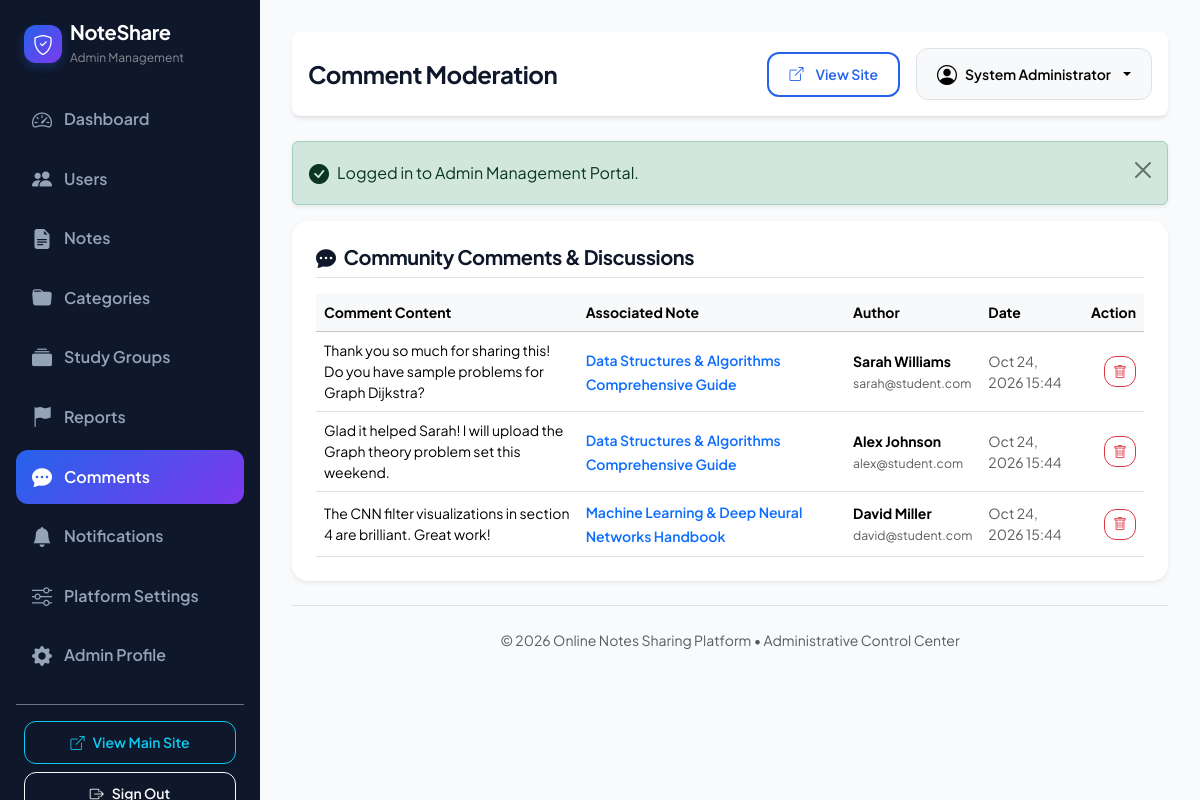
The app's page /online-notes-sharing/admin/comments.php (signed in) with its own data.
### tables this page shows
CREATE TABLE IF NOT EXISTS `users` (
    `id` INT AUTO_INCREMENT PRIMARY KEY,
    `name` VARCHAR(100) NOT NULL,
    `email` VARCHAR(150) NOT NULL UNIQUE,
    `password` VARCHAR(255) NOT NULL,
    `profile_image` VARCHAR(255) DEFAULT 'default_avatar.png',
    `bio` TEXT DEFAULT NULL,
    `role` ENUM('user', 'admin') DEFAULT 'user',
    `status` ENUM('active', 'blocked') DEFAULT 'active',
    `created_at` TIMESTAMP DEFAULT CURRENT_TIMESTAMP,
    INDEX `idx_users_email` (`email`),
    INDEX `idx_users_role` (`role`),
    INDEX `idx_users_status` (`status`)
);

CREATE TABLE IF NOT EXISTS `comments` (
    `id` INT AUTO_INCREMENT PRIMARY KEY,
    `user_id` INT NOT NULL,
    `note_id` INT NOT NULL,
    `comment` TEXT NOT NULL,
    `created_at` TIMESTAMP DEFAULT CURRENT_TIMESTAMP,
    FOREIGN KEY (`user_id`) REFERENCES `users`(`id`) ON DELETE CASCADE,
    FOREIGN KEY (`note_id`) REFERENCES `notes`(`id`) ON DELETE CASCADE,
    INDEX `idx_comments_note` (`note_id`)
);

CREATE TABLE IF NOT EXISTS `notes` (
    `id` INT AUTO_INCREMENT PRIMARY KEY,
    `user_id` INT NOT NULL,
    `category_id` INT NOT NULL,
    `title` VARCHAR(255) NOT NULL,
    `description` TEXT,
    `subject` VARCHAR(150) NOT NULL,
    `keywords` VARCHAR(255) DEFAULT '',
    `file_name` VARCHAR(255) NOT NULL,
    `file_path` VARCHAR(255) NOT NULL,
    `file_type` VARCHAR(50) NOT NULL,
    `file_size` INT NOT NULL DEFAULT 0,
    `downloads` INT NOT NULL DEFAULT 0,
    `views` INT NOT NULL DEFAULT 0,
    `status` ENUM('approved', 'pending', 'rejected') DEFAULT 'approved',
    `created_at` TIMESTAMP DEFAULT CURRENT_TIMESTAMP,
    `updated_at` TIMESTAMP DEFAULT CURRENT_TIMESTAMP ON UPDATE CURRENT_TIMESTAMP,
    FOREIGN KEY (`user_id`) REFERENCES `users`(`id`) ON DELETE CASCADE,
    FOREIGN KEY (`category_id`) REFERENCES `categories`(`id`) ON DELETE CASCADE,
    INDEX `idx_notes_user` (`user_id`),
    INDEX `idx_notes_category` (`category_id`),
    INDEX `idx_notes_subject` (`subject`),
    INDEX `idx_notes_status` (`status`),
    INDEX `idx_notes_downloads` (`downloads`),
    INDEX `idx_notes_views` (`views`),
    INDEX `idx_notes_created` (`created_at`)
);

### online-notes-sharing/admin/comments.php (the view, shortened to what this page needs)
<?php
$admin_title = 'Comment Moderation';
require_once __DIR__ . '/includes/header.php';
$comments = [];
try {
    $stmt = $pdo->query("SELECT c.*, n.title AS note_title, u.name AS user_name, u.email AS user_email
                         FROM comments c
                         JOIN notes n ON c.note_id = n.id
                         JOIN users u ON c.user_id = u.id
                         ORDER BY c.created_at DESC");
    $comments = $stmt->fetchAll();
} catch (PDOException $e) {
    error_log("Admin comments error: " . $e->getMessage());
}
?>
<div class="card border-0 shadow-sm rounded-4 p-4 bg-white mb-4">
    <h5 class="fw-bold mb-3 pb-2 border-bottom"><i class="bi bi-chat-dots-fill text-purple me-2"></i>Community Comments & Discussions</h5>
    <div class="table-responsive">
        <table class="table table-hover align-middle mb-0">
            <thead class="table-light small text-muted">
                <tr>
                    <th>Comment Content</th>
                    <th>Associated Note</th>
                    <th>Author</th>
                    <th>Date</th>
                    <th class="text-end">Action</th>
                </tr>
            </thead>
            <tbody>
                <?php if (empty($comments)): ?>
                    <tr><td colspan="5" class="text-center py-4 text-muted">No comments found.</td></tr>
                <?php else: ?>
                    <?php foreach ($comments as $c): ?>
                        <tr>
                            <td class="small" style="max-width: 380px;"><?= nl2br(htmlspecialchars($c['comment'])) ?></td>
                            <td>
                                <a href="../note.php?id=<?= $c['note_id'] ?>" target="_blank" class="fw-semibold small text-primary text-decoration-none">
                                    <?= htmlspecialchars($c['note_title']) ?>
                                </a>
                            </td>
                            <td class="small">
                                <div class="fw-bold"><?= htmlspecialchars($c['user_name']) ?></div>
                                <small class="text-muted"><?= htmlspecialchars($c['user_email']) ?></small>
                            </td>
                            <td class="small text-muted"><?= date('M j, Y H:i', strtotime($c['created_at'])) ?></td>
                            <td class="text-end">
                                <form method="POST" action="comments.php" onsubmit="return confirm('Permanently remove this comment?');" class="d-inline">
                                    <button type="submit" class="btn btn-sm btn-outline-danger py-1 px-2" title="Delete Comment">
                                        <i class="bi bi-trash"></i>
                                    </button>
                                </form>
                            </td>
                        </tr>
                    <?php endforeach; ?>
                <?php endif; ?>
            </tbody>
        </table>
    </div>
</div>
<?php require_once __DIR__ . '/includes/footer.php'; ?>

### online-notes-sharing/admin/includes/header.php (shortened to what this page needs)
<?php
require_once __DIR__ . '/auth.php';
$admin_user = current_user();
?>
<!DOCTYPE html>
<html lang="en">
<head>
    <link href="https://cdn.jsdelivr.net/npm/bootstrap@5.3.3/dist/css/bootstrap.min.css" rel="stylesheet">
    <link rel="stylesheet" href="https://cdn.jsdelivr.net/npm/bootstrap-icons@1.11.3/font/bootstrap-icons.min.css">
    <link rel="stylesheet" href="https://cdnjs.cloudflare.com/ajax/libs/font-awesome/6.5.1/css/all.min.css">
    <link rel="stylesheet" href="../assets/css/style.css">
</head>
<body class="bg-light">
<div class="d-flex">
    <?php require_once __DIR__ . '/sidebar.php'; ?>
    <div class="admin-content flex-grow-1">
        <header class="d-flex align-items-center justify-content-between pb-3 mb-4 border-bottom bg-white p-3 rounded-3 shadow-sm">
            <div class="d-flex align-items-center gap-3">
                <h4 class="mb-0 fw-bold"><?= htmlspecialchars($admin_title) ?></h4>
            </div>
            <div class="d-flex align-items-center gap-3">
                <a href="../index.php" class="btn btn-sm btn-outline-primary" target="_blank">
                    <i class="bi bi-box-arrow-up-right me-1"></i> View Site
                </a>
                <div class="dropdown">
                    <button class="btn btn-light dropdown-toggle d-flex align-items-center gap-2 border" type="button" data-bs-toggle="dropdown">
                        <i class="bi bi-person-circle fs-5 text-purple"></i>
                        <span class="fw-semibold small d-none d-sm-inline"><?= htmlspecialchars($admin_user['name'] ?? 'Admin') ?></span>
                    </button>
                </div>
            </div>
        </header>

### online-notes-sharing/assets/css/style.css (style rules this page uses)
:root { --primary-blue: #2563eb; --primary-blue-dark: #1d4ed8; --primary-blue-light: #eff6ff; --primary-purple: #7c3aed; --primary-purple-dark: #6d28d9; --primary-purple-light: #f5f3ff; --accent-gradient: linear-gradient(135deg, #2563eb 0%, #7c3aed 100%); --accent-gradient-hover: linear-gradient(135deg, #1d4ed8 0%, #6d28d9 100%); --hero-gradient: linear-gradient(135deg, #0f172a 0%, #1e1b4b 50%, #1e293b 100%); --bg-light: #f8fafc; --bg-card: #ffffff; --bg-alt: #f1f5f9; --text-main: #0f172a; --text-muted: #64748b; --text-light: #94a3b8; --border-color: #e2e8f0; --border-hover: #cbd5e1; --success: #10b981; --warning: #f59e0b; --danger: #ef4444; --info: #06b6d4; --shadow-sm: 0 1px 3px 0 rgba(0, 0, 0, 0.08); --shadow-md: 0 4px 6px -1px rgba(0, 0, 0, 0.08), 0 2px 4px -2px rgba(0, 0, 0, 0.06); --shadow-lg: 0 10px 25px -3px rgba(37, 99, 235, 0.1), 0 4px 6px -4px rgba(0, 0, 0, 0.05); --shadow-hover: 0 20px 30px -10px rgba(124, 58, 237, 0.15); --radius-sm: 8px; --radius-md: 12px; --radius-lg: 16px; --radius-xl: 24px; --transition: all 0.25s cubic-bezier(0.4, 0, 0.2, 1); }
body { font-family: 'Plus Jakarta Sans', -apple-system, BlinkMacSystemFont, 'Segoe UI', Roboto, sans-serif; background-color: var(--bg-light); color: var(--text-main); min-height: 100vh; display: flex; flex-direction: column; overflow-x: hidden; }
h1, h2, h3, h4, h5, h6 { font-weight: 700; color: var(--text-main); letter-spacing: -0.02em; }
a { color: var(--primary-blue); text-decoration: none; transition: var(--transition); }
.btn { font-weight: 600; border-radius: var(--radius-md); padding: 0.625rem 1.25rem; transition: var(--transition); display: inline-flex; align-items: center; justify-content: center; gap: 0.5rem; }
.btn-outline-primary { border: 2px solid var(--primary-blue); color: var(--primary-blue); background: transparent; }
.admin-content { margin-left: 260px; padding: 2rem; min-height: 100vh; background-color: #f8fafc; }

### records on screen
users: name "System Administrator"
comments: comment "Thank you so much for sharing this! Do you have sample problems for Graph Dijkstra?", note.title "Data Structures & Algorithms Comprehensive Guide", user.name "Sarah Williams", user.email "sarah@student.com", created_at "Oct 24, 2026 15:44"
comments: comment "Glad it helped Sarah! I will upload the Graph theory problem set this weekend.", note.title "Data Structures & Algorithms Comprehensive Guide", user.name "Alex Johnson", user.email "alex@student.com", created_at "Oct 24, 2026 15:44"
comments: comment "The CNN filter visualizations in section 4 are brilliant. Great work!", note.title "Machine Learning & Deep Neural Networks Handbook", user.name "David Miller", user.email "david@student.com", created_at "Oct 24, 2026 15:44"

### other values on screen
$admin_title "Comment Moderation"
$msg "Logged in to Admin Management Portal."
